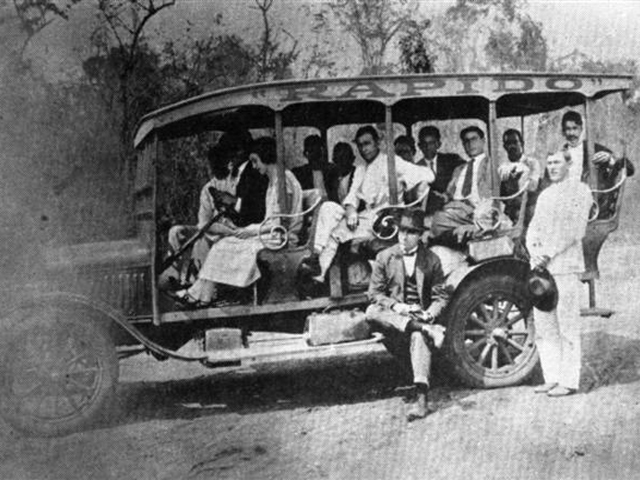
//> input picture original_homomorphic.jpg, 640 x 480 px
$ ./homomorfico original_homomorphic.jpg   (built with g++ and OpenCV 4)
//> lines starting //> are read from the running program, lines starting //| are printed output that depends on the picture
#include <iostream>
#include <opencv2/opencv.hpp>
#include <opencv2/imgproc/imgproc.hpp>

using namespace cv;
using namespace std;

//Exchange the quadrants
void deslocaDFT(Mat& image ){
  Mat tmp, A, B, C, D;

  //In case of odd pixels, a region is cuted for match the sizes
  image = image(Rect(0, 0, image.cols & -2, image.rows & -2));

  //Image center point
  int cx = image.cols/2;
  int cy = image.rows/2;

  //Rearrange the quadrants
  // A B   ->  D C
  // C D       B A
  A = image(Rect(0, 0, cx, cy));
  B = image(Rect(cx, 0, cx, cy));
  C = image(Rect(0, cy, cx, cy));
  D = image(Rect(cx, cy, cx, cy));

  //A <-> D
  A.copyTo(tmp);  D.copyTo(A);  tmp.copyTo(D);

  //C <-> B
  C.copyTo(tmp);  B.copyTo(C);  tmp.copyTo(B);
}

//Set sliders initial values
int gammaL_slider = 2, gammaH_slider = 20, sharpC_slider = 1, cutoff_slider = 5;
const int gammaL_max = 10, gammaH_max = 50, sharpC_max = 100, cutoff_max = 200;
int gammaL, gammaH, sharpC, cutoff;
Mat im, imFiltered,padded;
int dft_M, dft_N;

//Defines filter's size
Mat homomorphicFilter(double gl, double gh, double c, double d0){
  Mat filter = Mat(padded.size(), CV_32FC2, Scalar(0));
  Mat tmp = Mat(dft_M, dft_N, CV_32F);

  //Discrete Fourier Transform
  for(int i=0; i<dft_M; i++){
    for(int j=0; j<dft_N; j++){
      tmp.at<float> (i,j) = (gh - gl)*(1 - exp(-c*(( (i-dft_M/2)*(i-dft_M/2) + (j-dft_N/2)*(j-dft_N/2) ) / (d0*d0) ))) + gl;
    }
  }

  Mat comps[]= {tmp,tmp};

  //Resizes filter image for better view
  Size fil = tmp.size();
  int fil_w = fil.width*0.5, fil_h = fil.height*0.5;
  Size new_size(fil_w, fil_h);
  resize(tmp, tmp, new_size, 1, 1 , CV_INTER_AREA);

  //Shows filter image
  imshow("Filter", tmp);

  //Save new image
  //imwrite("/home/iago/Documents/Processamento Digital de Imagens/1_unidade/iagolucas88/iagolucas88.github.io/filter.png", tmp);

  //Merge the images
  merge(comps, 2, filter);

  return filter;
}

void applyFilter(void){
  vector<Mat> planos; planos.clear();
  Mat zeros = Mat_<float>::zeros(padded.size());
  Mat realInput = Mat_<float>(padded);
  Mat complex;
  realInput += Scalar::all(1);
  log(realInput,realInput);

  planos.push_back(realInput);
  planos.push_back(zeros);
  merge(planos, complex);

  dft(complex, complex);
  deslocaDFT(complex);
  resize(complex,complex,padded.size());
  normalize(complex,complex,0,1,CV_MINMAX);

  Mat filter = homomorphicFilter(gammaL,gammaH,sharpC,cutoff);

  mulSpectrums(complex,filter,complex,0);
  deslocaDFT(complex);
  idft(complex, complex);


  planos.clear();
  split(complex, planos);
  exp(planos[0],planos[0]);

  normalize(planos[0], planos[0], 0, 1, CV_MINMAX);
  imFiltered = planos[0].clone();
}


void on_trackbar(int, void*){
  gammaL = (double) gammaL_slider/10;
  gammaH = (double) gammaH_slider/10;
  sharpC = (double) sharpC_slider;
  cutoff = (double) cutoff_slider;
  applyFilter();
  imshow("Homomorphic",imFiltered);

  //Save new image
  imwrite("/home/iago/Documents/Processamento Digital de Imagens/1_unidade/iagolucas88/iagolucas88.github.io/homomorfico.png", imFiltered);
}


int main(int argc, char* argv[]){

  //Load image
  im = imread(argv[1],CV_LOAD_IMAGE_GRAYSCALE);
//> im is the input picture: 480 rows x 640 cols, CV_8UC1; min 0, max 255, mean 117.6

  namedWindow("Original",WINDOW_AUTOSIZE);
  namedWindow("Filter",WINDOW_AUTOSIZE);
  namedWindow("Homomorphic", WINDOW_AUTOSIZE);

  if(!im.data){
    cout<<"Image did not open!\n";
    return -1;
  }

  dft_M = getOptimalDFTSize(im.rows);
//> dft_M = 480
  dft_N = getOptimalDFTSize(im.cols);
//> dft_N = 640
  copyMakeBorder(im, padded, 0, dft_M - im.rows, 0, dft_N - im.cols, BORDER_CONSTANT, Scalar::all(0));
  imFiltered = padded.clone();

  cout<<"Original: "<<im.rows<<'x'<<im.cols<<endl;
//| Original: 480x640
  cout<<"Padded: "<<padded.rows<<'x'<<padded.cols<<endl;
//| Padded: 480x640
  cout<<"Press a key to quit!"<<endl;

  //Resizes original image for better view
  Size ori = im.size();
//> ori = Size(640, 480)
  int ori_w = ori.width*0.5, ori_h = ori.height*0.5;
//> ori_w = 320; ori_h = 240
  Size new_size(ori_w, ori_h);
//> new_size = Size(320, 240)
  resize(im, im, new_size, 1, 1 , CV_INTER_AREA);
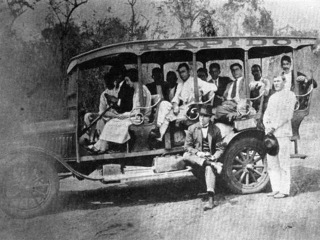
//> im: 240 rows x 320 cols, CV_8UC1; min 1, max 253, mean 117.7

  //Shows original image
  imshow("Original",im);

  char TrackbarName[50];

  //Set the values and names for the gains
  sprintf( TrackbarName, "Gamma L x %d", gammaL_max );
  createTrackbar( TrackbarName, "Homomorphic", &gammaL_slider, gammaL_max, on_trackbar);

  sprintf( TrackbarName, "Gamma H x %d", gammaH_max );
  createTrackbar( TrackbarName, "Homomorphic", &gammaH_slider, gammaH_max, on_trackbar);

  sprintf( TrackbarName, "C x %d", sharpC_max );
  createTrackbar( TrackbarName, "Homomorphic", &sharpC_slider, sharpC_max, on_trackbar);

  sprintf( TrackbarName, "Cutoff Frequency x %d", cutoff_max );
  createTrackbar( TrackbarName, "Homomorphic", &cutoff_slider, cutoff_max, on_trackbar);

  waitKey(0);
//> in applyFilter, `planos.push_back(realInput);`:
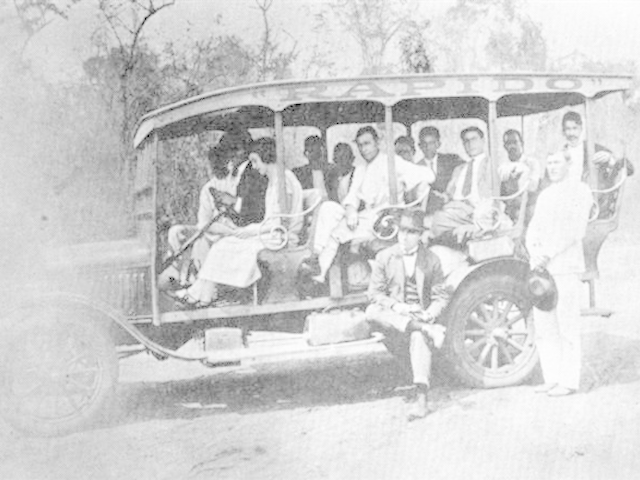
//> planos[0]: 480 rows x 640 cols, CV_32FC1; min 0, max 5.55, mean 4.58; drawn with min black and max white
//> in applyFilter, `planos.push_back(zeros);`: planos[1]: 480 rows x 640 cols, CV_32FC1; every value is 0
//> after the loop in homomorphicFilter, `for(int i=0; i<dft_M; i++)`:
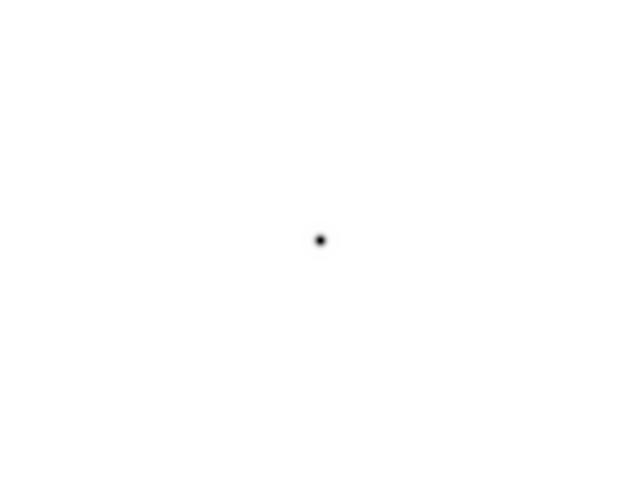
//> tmp: 480 rows x 640 cols, CV_32FC1; min 0, max 2, mean 2; drawn with min black and max white
//> in applyFilter, `split(complex, planos);`:
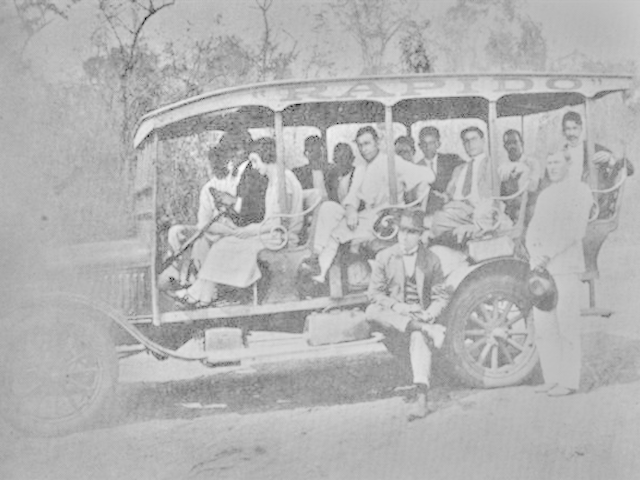
//> planos[0]: 480 rows x 640 cols, CV_32FC1; min -1.89, max 0.793, mean 4.97e-10; drawn with min black and max white
//> in applyFilter, `normalize(planos[0], planos[0], 0, 1, CV_MINMAX);`:
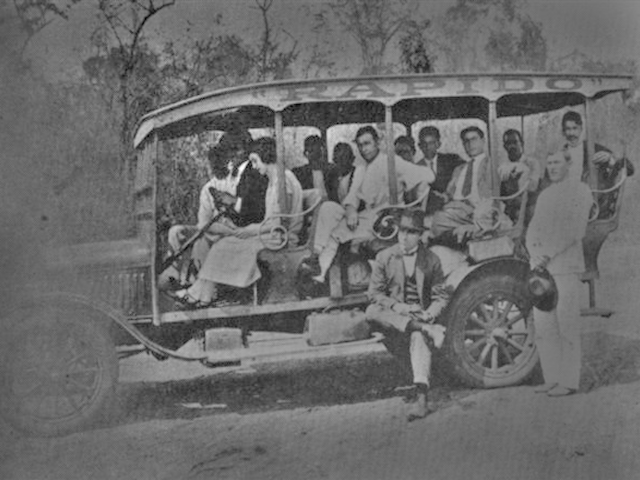
//> planos[0]: 480 rows x 640 cols, CV_32FC1; min 0, max 1, mean 0.423
  return 0;
}

$ run again, on blend2.jpg
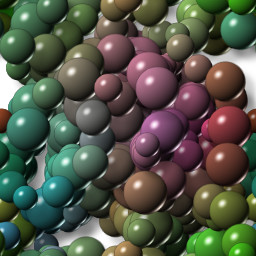
//> input picture blend2.jpg, 256 x 256 px
//| Original: 256x256
//| Padded: 256x256
//> in applyFilter, `split(complex, planos);`:
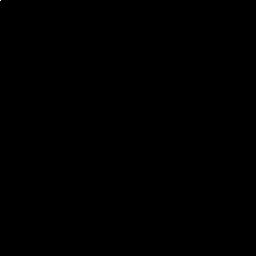
//> planos[1]: 256 rows x 256 cols, CV_32FC1; min -6.67, max 5182.6, mean 0; drawn with min black and max white
//> in applyFilter, `normalize(planos[0], planos[0], 0, 1, CV_MINMAX);`:
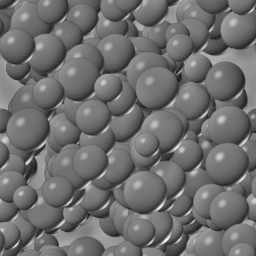
//> planos[0]: 256 rows x 256 cols, CV_32FC1; min 0, max 1, mean 0.433

$ run again, on biel.png
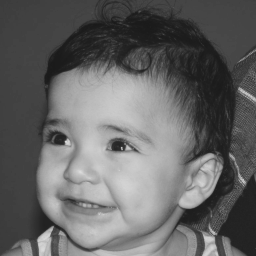
//> input picture biel.png, 256 x 256 px
//> im is the input picture: 256 rows x 256 cols, CV_8UC1; min 26, max 219, mean 100.9
//| Original: 256x256
//| Padded: 256x256
//> im: 128 rows x 128 cols, CV_8UC1
//> in applyFilter, `split(complex, planos);`:
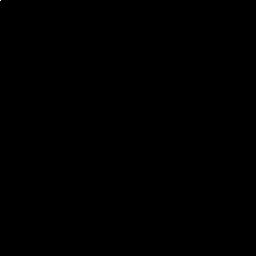
//> planos[1]: 256 rows x 256 cols, CV_32FC1; min -12.63, max 10421.1, mean 0; drawn with min black and max white
//> in applyFilter, `normalize(planos[0], planos[0], 0, 1, CV_MINMAX);`:
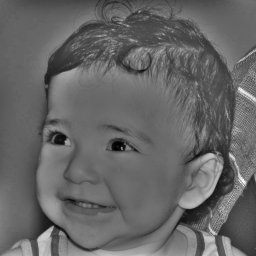
//> planos[0]: 256 rows x 256 cols, CV_32FC1; min 0, max 1, mean 0.401

$ run again, on dog.png
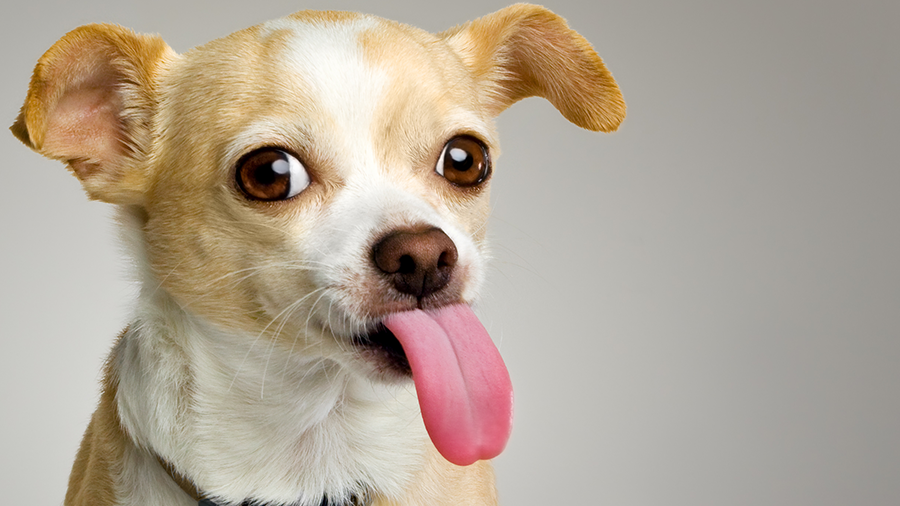
//> input picture dog.png, 900 x 506 px
//| Original: 506x900
//| Padded: 512x900
//> in applyFilter, `split(complex, planos);`:
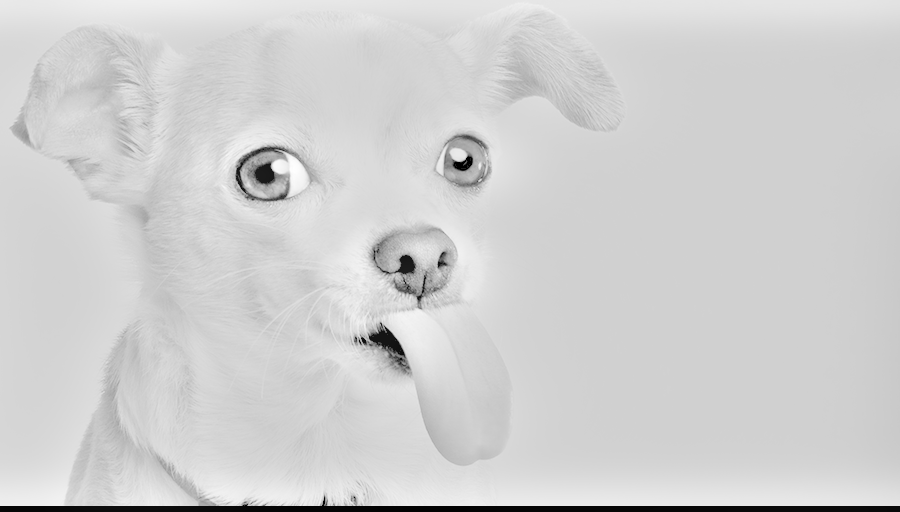
//> planos[0]: 512 rows x 900 cols, CV_32FC1; min -1.87, max 0.415, mean -3.71e-09; drawn with min black and max white
//> in applyFilter, `normalize(planos[0], planos[0], 0, 1, CV_MINMAX);`:
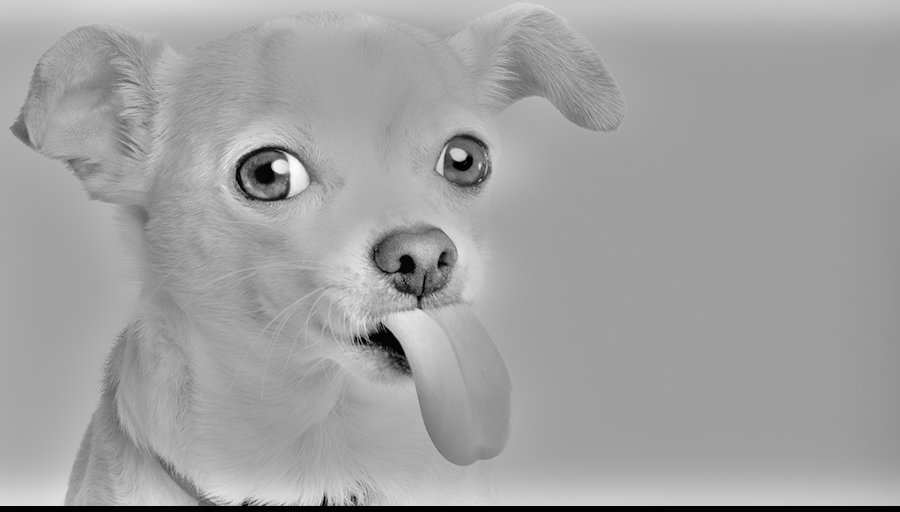
//> planos[0]: 512 rows x 900 cols, CV_32FC1; min 0, max 1, mean 0.636
